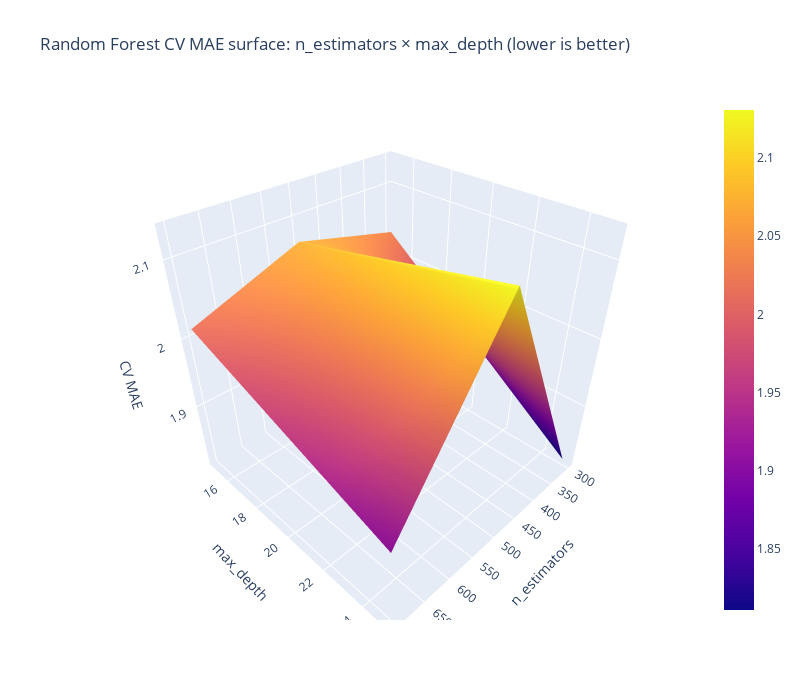

The cell this chart's notebook holds for it:
### Code cell
fig = go.Figure(data=[go.Surface(z=z, x=x, y=y_vals)])

fig.update_layout(
    title="Random Forest CV MAE surface: n_estimators × max_depth (lower is better)",
    scene=dict(
        xaxis_title="n_estimators",
        yaxis_title="max_depth",
        zaxis_title="CV MAE",
    ),
    width=800,
    height=700,
)

fig.show()

### Figure 1 — Plotly figure (JSON) as saved in the notebook; plotly's stock layout.template omitted (floating-point values rounded to 4 significant figures)
{"data": [{"type": "surface", "x": [300, 500, 700], "y": [15, 25], "z": [[2.032, 2.069, 2.013], [1.811, 2.131, 1.91]]}], "layout": {"height": 700, "scene": {"xaxis": {"title": {"text": "n_estimators"}}, "yaxis": {"title": {"text": "max_depth"}}, "zaxis": {"title": {"text": "CV MAE"}}}, "title": {"text": "Random Forest CV MAE surface: n_estimators × max_depth (lower is better)"}, "width": 800}}
